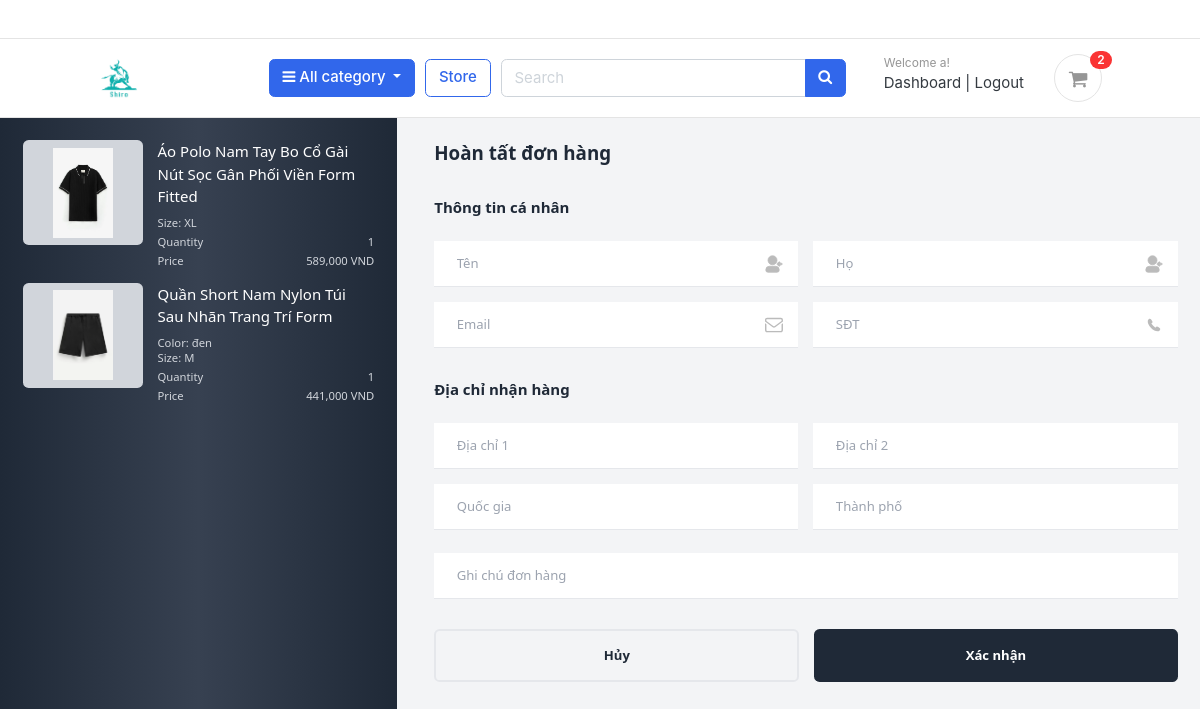
The page /orders/checkout/ (signed in) on the database its author committed.
### accounts/models.py (models this page shows, shortened)
class Account(AbstractBaseUser):
    first_name = models.CharField(max_length=50)
    last_name = models.CharField(max_length=50)
    username = models.CharField(max_length=50, unique=True)
    email = models.EmailField(max_length=100, unique=True)
    phone_number = models.CharField(max_length=50)
    date_joined = models.DateTimeField(auto_now_add=True)
    last_login = models.DateTimeField(auto_now_add=True)
    is_admin = models.BooleanField(default=False)
    is_staff = models.BooleanField(default=False)
    is_active = models.BooleanField(default=False)
    is_superadmin = models.BooleanField(default=False)
    USERNAME_FIELD = 'email'    # Trường quyêt định khi login
    REQUIRED_FIELDS = ['username', 'first_name', 'last_name']    # Các trường yêu cầu khi đk tài khoản (mặc định đã có email), mặc định có password
    objects = MyAccountManager()

### carts/models.py (models this page shows, shortened)
class CartItem(models.Model):
    user = models.ForeignKey(Account, on_delete=models.CASCADE, null=True)
    product = models.ForeignKey(Product, on_delete=models.CASCADE)
    variations = models.ManyToManyField(Variation, blank=True)
    cart = models.ForeignKey(Cart, on_delete=models.CASCADE, null=True)
    quantity = models.IntegerField()
    is_active = models.BooleanField(default=True)

### store/models.py (models this page shows, shortened)
class Product(models.Model):
    product_name = models.CharField(max_length=200, unique=True)
    slug = models.SlugField(max_length=200, unique=True)
    description = models.TextField(max_length=500, blank=True)
    price = models.IntegerField()
    images = models.ImageField(upload_to='photos/products')
    stock = models.IntegerField()
    is_available = models.BooleanField(default=True)
    category = models.ForeignKey(Category, on_delete=models.CASCADE)    # Khi xóa category thì Product bị xóa
    created_date = models.DateTimeField(auto_now_add=True)
    modified_date = models.DateTimeField(auto_now=True)

class Variation(models.Model):
    product = models.ForeignKey(Product, on_delete=models.CASCADE)
    variation_category = models.CharField(max_length=100, choices=variation_category_choice)
    variation_value = models.CharField(max_length=100)
    is_active = models.BooleanField(default=True)
    created_date = models.DateTimeField(auto_now_add=True)
    objects = VariationManager()

### orders/views.py (the view)
# urls.py: path('checkout/', views.place_order, name='checkout'),
@login_required
def place_order(request,total=0, quantity=0, cart_items=None):
    try:
        if request.user.is_authenticated:
            cart_items = CartItem.objects.filter(user=request.user, is_active=True)
        else:
            cart = Cart.objects.get(cart_id=_cart_id(request=request))
            cart_items = CartItem.objects.filter(cart=cart, is_active=True)
        for cart_item in cart_items:
            total += cart_item.product.price * cart_item.quantity
            quantity += cart_item.quantity
        tax = total / 100
        grand_total = total + tax
    except ObjectDoesNotExist:
        pass    # Chỉ bỏ qua
    context = {
        'total': total,
        'quantity': quantity,
        'cart_items': cart_items,
        'tax': tax if "tax" in locals() else "",
        'grand_total': grand_total if "tax" in locals() else 0,
    }
    return render(request,'orders/checkout.html',context=context)

### carts/context_processors.py (called while the page is built)
def counter(request):
    if 'admin' in request.path:
        return {}
    else:
        try:
            if request.user.is_authenticated:
                cart_items = CartItem.objects.filter(user=request.user)
            else:
                cart = Cart.objects.get(cart_id=_cart_id(request=request))
                cart_items = CartItem.objects.filter(cart=cart)
            cart_count = sum([cart_item.quantity for cart_item in cart_items])
        except Cart.DoesNotExist:
            cart_count = 0
    return dict(cart_count=cart_count)

### templates/orders/checkout.html (shortened to what this page needs)
{% extends 'base.html' %}
{% load static %}
{% load humanize %}
{% block content %}
<div class="font-sans bg-gray-100">
      <div class="flex max-sm:flex-col gap-4 h-full">
        <div class="bg-gradient-to-r from-gray-800 via-gray-700 to-gray-800 sm:h-screen sm:sticky sm:top-0 lg:min-w-[350px] sm:min-w-[300px]">
          <div class="relative h-full">
            <div class="p-4 sm:overflow-auto sm:h-[calc(100vh-60px)]">
              <div class="space-y-4">
                {% for cart_item in cart_items %}
                <div class="flex items-start gap-4">
                  <div class="w-32 h-28 max-lg:w-24 max-lg:h-24 flex p-2 shrink-0 bg-gray-300 rounded-md">
                    <img src='{{ cart_item.product.images.url }}' class="w-full object-contain" />
                  </div>
                  <div class="w-full">
                    <h3 class="text-base text-white">{{ cart_item.product.product_name }}</h3>
                    <ul class="text-xs text-gray-300 space-y-1 mt-2">
                      {% if cart_item.variations.all %}
                      {% for variation in cart_item.variations.all %}
                      {{ variation.variation_category | capfirst }}: {{ variation.variation_value }}
                      <br />
                      {% endfor %}
                      {% endif %}
                      <li class="flex flex-wrap gap-4">Quantity <span class="ml-auto">{{ cart_item.quantity}} </span></li>
                      <li class="flex flex-wrap gap-4">Price <span class="ml-auto">{{ cart_item.product.price|intcomma }} VND</span></li>
                    </ul>
                  </div>
                </div>
                {% endfor %}
              </div>
            </div>
          </div>
        </div>
        <div class="max-w-4xl mx-auto w-full h-max rounded-md p-4 sticky top-0">
          <h2 class="text-xl font-bold text-gray-800">Hoàn tất đơn hàng</h2>
          <form method="POST" class="mt-8" action="{% url 'order_complete' %}?grand_total={{ grand_total }}&tax={{ tax }}">
            <div>
              <h3 class="text-base font-semibold text-gray-800 mb-4">Thông tin cá nhân</h3>
              <div class="grid md:grid-cols-2 gap-4">
                <div class="relative flex items-center">
                  <input type="text" name='first_name' placeholder="Tên"
                    class="px-4 py-3.5 bg-white text-gray-800 w-full text-sm border-b focus:border-gray-800 outline-none" />
                </div>
                <div class="relative flex items-center">
                  <input type="text" name="last_name" placeholder="Họ"
                    class="px-4 py-3.5 bg-white text-gray-800 w-full text-sm border-b focus:border-gray-800 outline-none" />
                </div>
                <div class="relative flex items-center">
                  <input type="email" name="email" placeholder="Email"
                    class="px-4 py-3.5 bg-white text-gray-800 w-full text-sm border-b focus:border-gray-800 outline-none" />
                </div>
                <div class="relative flex items-center">
                  <input type="number" name="phone" placeholder="SĐT"
                    class="px-4 py-3.5 bg-white text-gray-800 w-full text-sm border-b focus:border-gray-800 outline-none" />
                </div>
              </div>
            </div>
            <div class="mt-8">
              <h3 class="text-base font-semibold text-gray-800 mb-4">Địa chỉ nhận hàng</h3>
              <div class="mb-4 grid md:grid-cols-2 gap-4">
                <input type="text" name="address_line_1" placeholder="Địa chỉ 1"
                  class="px-4 py-3.5 bg-white text-gray-800 w-full text-sm border-b focus:border-gray-800 outline-none" />
                <input type="text" name="address_line_2" placeholder="Địa chỉ 2"
                  class="px-4 py-3.5 bg-white text-gray-800 w-full text-sm border-b focus:border-gray-800 outline-none" />
                <input type="text" name="country" placeholder="Quốc gia"
                  class="px-4 py-3.5 bg-white text-gray-800 w-full text-sm border-b focus:border-gray-800 outline-none" />
                <input type="text" name="city" placeholder="Thành phố"
                  class="px-4 py-3.5 bg-white text-gray-800 w-full text-sm border-b focus:border-gray-800 outline-none" />
              </div>
              <input type="text" name="order_note" placeholder="Ghi chú đơn hàng"
                  class="px-4 py-3.5 bg-white text-gray-800 w-full text-sm border-b focus:border-gray-800 outline-none" />
              <div class="flex gap-4 max-md:flex-col mt-8">
                <button type="button" class="rounded-md px-4 py-3 w-full text-sm font-semibold bg-transparent hover:bg-gray-100 border-2 text-gray-800 max-md:order-1">Hủy</button>
                <button type="submit"  class="rounded-md px-4 py-3 w-full text-sm font-semibold bg-gray-800 text-white hover:bg-gray-900" >Xác nhận</button>
              </div>
            </div>
          </form>
        </div>
      </div>
    </div>
{% endblock %}

### templates/includes/navbar.html (shortened to what this page needs)
{% load static %}
<header class="section-header">
    <nav class="navbar p-md-0 navbar-expand-sm navbar-light border-bottom">
        <div class="container">
        </div>
    </nav>
    <section class="header-main border-bottom">
        <div class="container">
            <div class="row align-items-center">
                <div class="col-lg-2 col-md-3 col-6">
                    <a href="{% url 'home' %}" class="brand-wrap">
                        <img class="logo width" src="{% static './images/logoshiro.png' %}">
                    </a>
                </div>
                <div class="col-lg col-sm col-md col-6 flex-grow-0">
                    <div class="category-wrap dropdown d-inline-block float-right">
                        <button type="button" class="btn btn-primary text-white dropdown-toggle" data-toggle="dropdown">
                            <i class="fa fa-bars"></i> All category
                        </button>
                    </div>
                </div>
                <a href="{% url 'store' %}" class="btn btn-outline-primary">Store</a>
                <div class="col-lg  col-md-6 col-sm-12 col">
                    <form action="{% url 'store' %}" class="search" value ={{query}} method="GET">
                        <div class="input-group w-100">
                            <input type="text" class="form-control" style="width:60%;" placeholder="Search" name="q" value="{{ q }}">
                            <div class="input-group-append">
                                <button class="btn btn-primary text-white" type="submit">
                                    <i class="fa fa-search"></i>
                                </button>
                            </div>
                        </div>
                    </form>
                </div>
                <div class="col-lg-3 col-sm-6 col-8 order-2 order-lg-3">
                    <div class="d-flex justify-content-end mb-3 mb-lg-0">
                        {% if user.id is None %}
                        <div class="widget-header">
                            <small class="title text-muted">Welcome guest!</small>
                            <div>
                                <a href="{% url 'login' %}">Log in</a> <span class="dark-transp"> | </span>
                                <a href="{% url 'register' %}"> Register</a>
                            </div>
                        </div>
                        {% else %}
                        <div class="widget-header">
                            <small class="title text-muted">Welcome {{ user.first_name }}!</small>
                            <div>
                                <a href="{% url 'dashboard' %} ">Dashboard</a> <span class="dark-transp"> | </span>
                                <a href="{% url 'logout' %}"> Logout</a>
                            </div>
                        </div>
                        {% endif %}
                        <a href="{% url 'cart' %}" class="widget-header pl-3 ml-3">
                            <div class="icon icon-sm rounded-circle border"><i class="fa fa-shopping-cart"></i>
                            </div>
                            <span class="badge badge-pill badge-danger notify">{{ cart_count }}</span>
                        </a>
                    </div>
                </div>
            </div>
        </div>
    </section>
</header>

### static/css/ui.css (style rules this page uses)
html { font-family: "Inter", sans-serif; font-size: 15px; }
.icon-xs, .icon-sm, .icon-md, .icon-lg { display: inline-block; text-align: center; flex-shrink: 0; flex-grow: 0; }
.icon-sm { width: 48px; height: 48px; line-height: 48px !important; font-size: 20px; }
.relative { position: relative; }
.absolute { position: absolute; }
.bg-white { background-color: #fff; }
.header-main { position: relative; padding-top: 1rem; padding-bottom: 1rem; }
.brand-wrap .logo, .navbar-brand .logo { margin-right: 7px; max-height: 42px; display: inline-block; }
.widget-header { display: inline-block; vertical-align: middle; position: relative; }
.widget-header a { color: #343a40; }
.widget-header i { color: #969696; }
.widget-header .title { display: block; }
.widget-header .notify { position: absolute; top: -3px; right: -10px; }
.notify { position: absolute; top: -4px; right: -10px; display: inline-block; padding: 0.25em 0.6em; font-size: 12px; line-height: 1; text-align: center; border-radius: 3rem; color: #fff; background-color: #fa3434; }

### rows shown on the page
Account: first_name "a"
CartItem: product.images (picture), product.product_name "Áo Polo Nam Tay Bo Cổ Gài Nút Sọc Gân Phối Viền Form Fitted", quantity "1", product.price "589,000"
Variation: variation_category "Size", variation_value "XL"
CartItem: product.images (picture), product.product_name "Quần Short Nam Nylon Túi Sau Nhãn Trang Trí Form", quantity "1", product.price "441,000"
Variation: variation_category "Color", variation_value "đen"
Variation: variation_category "Size", variation_value "M"

### other values the page prints
{{ cart_count }} "2"
